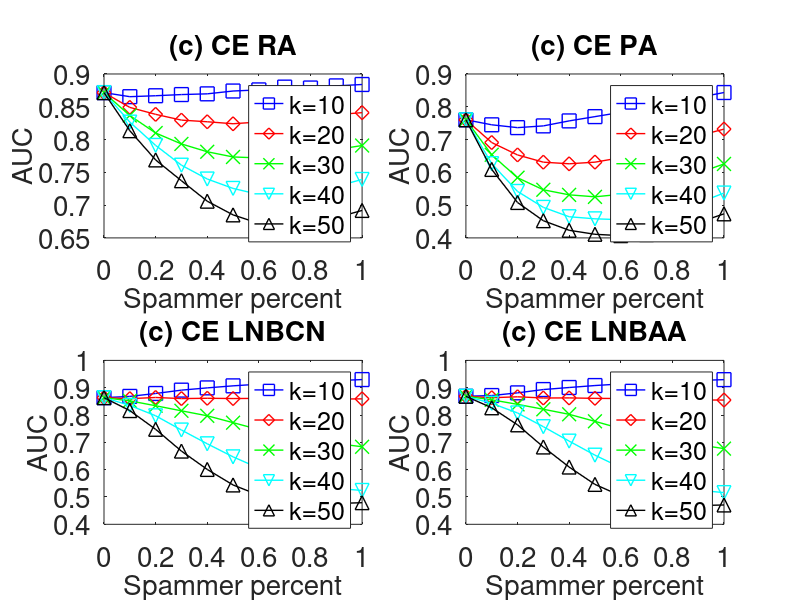

Write the MATLAB code that produced this figure.

subplot(2,2,1);
x=0:0.1:1;
y=[0.871574     0.8653778	0.8668191	0.8686052	0.8697106	0.8740155	0.8757469	0.8799806	0.878619	0.8818786	0.8839696
];
plot(x,y,'-bs','LineWidth',1,'MarkerSize',10);
hold on;

y=[0.871574 	0.8490247	0.8384575	0.8296446	0.8271372	0.8241094	0.8267514	0.8262881	0.8323202	0.8379368	0.8410377
];
plot(x,y,'-rd','LineWidth',1,'MarkerSize',10);
hold on;

y=[0.871574 	0.8366813	0.8099834	0.7933008	0.7813792	0.7734568	0.7719861	0.7725872	0.7769549	0.7847271	0.7908852
];
plot(x,y,'-gx','LineWidth',1,'MarkerSize',10);
hold on;

y=[0.871574 	0.8265976	0.7910905	0.760911	0.7398244	0.7254816	0.7162295	0.7170142	0.72038	0.7285212	0.739143
];
plot(x,y,'-cv','LineWidth',1,'MarkerSize',10);
hold on;

y=[0.871574 	0.8134516	0.768923	0.7372084	0.7059659	0.6851062	0.6721434	0.6677784	0.672377	0.6809255	0.6918793
];
plot(x,y,'-k^','LineWidth',1,'MarkerSize',10);


set(gca,'FontSize',20);
xlabel('Spammer percent','fontsize',20);
ylabel('AUC','fontsize',20);
title('(c) CE RA','fontsize',20);

legend('k=10','k=20','k=30','k=40','k=50');
hold on;



subplot(2,2,2);
x=0:0.1:1;
y=[0.7603292   0.7450008	0.7363341	0.7416469	0.7568751	0.7699208	0.7829476	0.7975467	0.8154093	0.8282718	0.8434154
];
plot(x,y,'-bs','LineWidth',1,'MarkerSize',10);
hold on;

y=[0.7603292	0.6908555	0.6530636	0.6310118	0.6260793	0.6310328	0.6446894	0.6590059	0.6804541	0.7112213	0.7318103
];
plot(x,y,'-rd','LineWidth',1,'MarkerSize',10);
hold on;

y=[0.7603292	0.6535613	0.5834787	0.5467585	0.5313738	0.5253451	0.533039	0.5487539	0.5658061	0.5976816	0.6256181
];
plot(x,y,'-gx','LineWidth',1,'MarkerSize',10);
hold on;

y=[0.7603292	0.6265114	0.5417439	0.4931456	0.4645742	0.4581944	0.4555779	0.4664715	0.4824488	0.5064778	0.5368774
];
plot(x,y,'-cv','LineWidth',1,'MarkerSize',10);
hold on;

y=[0.7603292	0.6088798	0.5080587	0.4524541	0.4232357	0.4110208	0.4068652	0.4102437	0.4252121	0.4466283	0.4733727
];
plot(x,y,'-k^','LineWidth',1,'MarkerSize',10);


set(gca,'FontSize',20);
xlabel('Spammer percent','fontsize',20);
ylabel('AUC','fontsize',20);
title('(c) CE PA','fontsize',20);

legend('k=10','k=20','k=30','k=40','k=50');
hold on;


subplot(2,2,3);
x=0:0.1:1;
y=[0.8636082   0.8681845	0.8788761	0.8911167	0.8993619	0.9068405	0.9129322	0.9194192	0.9217395	0.9259544	0.9297988
];
plot(x,y,'-bs','LineWidth',1,'MarkerSize',10);
hold on;

y=[0.8636082 	0.8598714	0.864255	0.8601925	0.8613316	0.8603655	0.8609227	0.8609331	0.8578481	0.8583539	0.8592233
];
plot(x,y,'-rd','LineWidth',1,'MarkerSize',10);
hold on;

y=[0.8636082 	0.8519084	0.8340404	0.8154159	0.797234	0.7721335	0.7467721	0.7301203	0.7099216	0.6958311	0.683929
];
plot(x,y,'-gx','LineWidth',1,'MarkerSize',10);
hold on;

y=[0.8636082 	0.8351943	0.7973039	0.7451434	0.6947649	0.6469586	0.6055348	0.572759	0.5502998	0.5313946	0.5239549
];
plot(x,y,'-cv','LineWidth',1,'MarkerSize',10);
hold on;

y=[0.8636082 	0.8162226	0.7477333	0.6679992	0.600899	0.5440359	0.5066802	0.486079	0.4761334	0.4760939	0.4791287
];
plot(x,y,'-k^','LineWidth',1,'MarkerSize',10);


set(gca,'FontSize',20);
xlabel('Spammer percent','fontsize',20);
ylabel('AUC','fontsize',20);
title('(c) CE LNBCN','fontsize',20);

legend('k=10','k=20','k=30','k=40','k=50');
hold on;


subplot(2,2,4);
x=0:0.1:1;
y=[0.8686806   0.8713552	0.8811706	0.8932813	0.900744	0.9079313	0.9138366	0.920239	0.9223144	0.9265074	0.9295673
];
plot(x,y,'-bs','LineWidth',1,'MarkerSize',10);
hold on;

y=[0.8686806	0.8633142	0.8667604	0.8623638	0.8626536	0.8610325	0.8604011	0.8600821	0.8561919	0.8550755	0.8548351
];
plot(x,y,'-rd','LineWidth',1,'MarkerSize',10);
hold on;

y=[0.8686806	0.8557272	0.8391296	0.8211492	0.8026225	0.7768535	0.7504011	0.7306988	0.7084649	0.6911513	0.6771313
];
plot(x,y,'-gx','LineWidth',1,'MarkerSize',10);
hold on;

y=[0.8686806	0.8428309	0.8075265	0.7573763	0.7045309	0.6531022	0.6076599	0.5724134	0.5466415	0.5249133	0.516031
];
plot(x,y,'-cv','LineWidth',1,'MarkerSize',10);
hold on;

y=[0.8686806	0.8264832	0.7640999	0.6830342	0.609639	0.5461251	0.5042665	0.4807756	0.4695396	0.4685534	0.4707895
];
plot(x,y,'-k^','LineWidth',1,'MarkerSize',10);


set(gca,'FontSize',20);
xlabel('Spammer percent','fontsize',20);
ylabel('AUC','fontsize',20);
title('(c) CE LNBAA','fontsize',20);

legend('k=10','k=20','k=30','k=40','k=50');
hold on;
